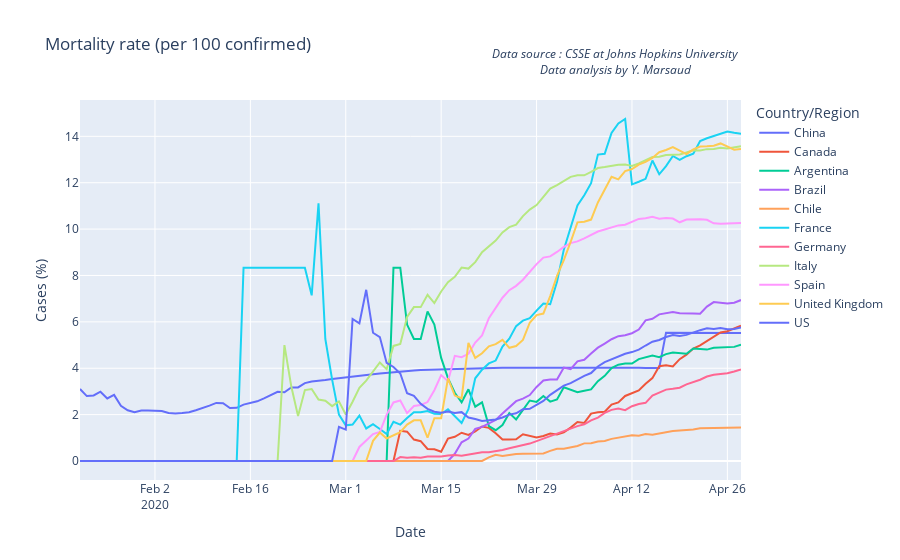

Notebook source saved alongside this figure:
### Code cell
time = death_rate.index[-1]
meta = prepare_metadata('Mortality')
#meta_to_html(meta)
#death_rate.plot(title = title)
#plot_with_plotly(death_rate,meta)
timeseries_with_plotly(death_rate,meta)
